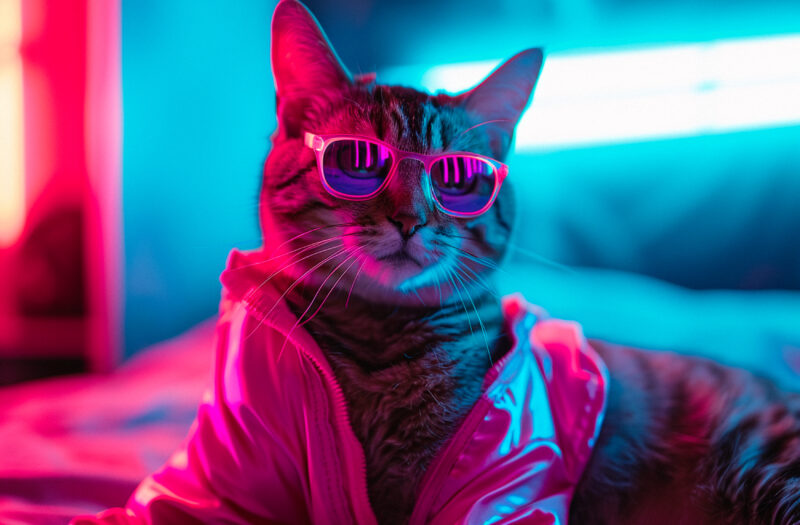
#> input picture Photos/cyberkitty.jpg, 800 x 525 px, found by its file name
$ python draw.py
#> lines starting #> are read from the running program, lines starting #| are printed output that depends on the picture
import cv2 as cv
import numpy as np

blank = np.zeros((500, 500, 3), dtype='uint8')
img = cv.imread('Photos/cyberkitty.jpg')
#> img is the input picture: shape (525, 800, 3); mean B, G, R 138.5, 93.3, 96.3

# Paint entire image
img[:] = 255, 0, 0
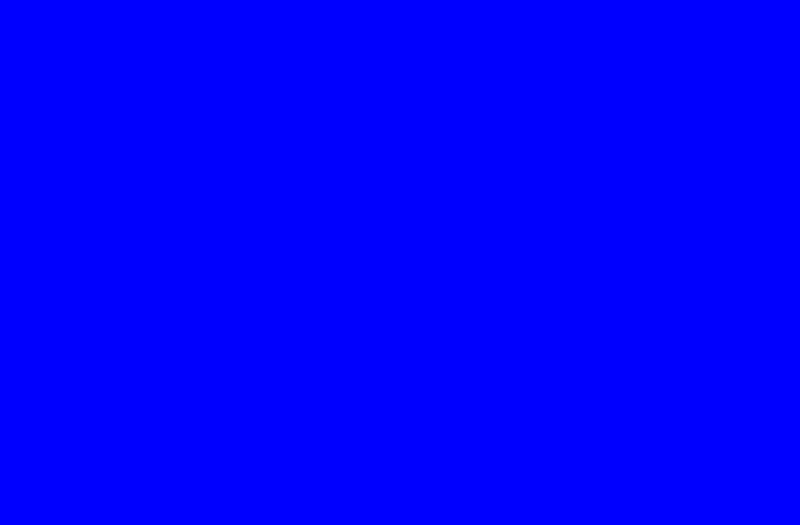
#> img: shape (525, 800, 3); mean B, G, R 255, 0, 0

# Paint portion
img[100:200, 300:400] = 0, 255, 0

# Draw rectangle
cv.rectangle(img, (0,0), (250, 250), (0, 0, 255), thickness=cv.FILLED)

# Draw circle
cv.circle(img, (300,300), 50, (255, 255, 0), thickness=4)

# Draw line
cv.line(img, (400,400), (700,400), (255, 0, 255), thickness=10)

# Write text
cv.putText(img, "HELLO,WORLD!", (350,350), cv.FONT_HERSHEY_TRIPLEX, 1.0, (100,255,255), thickness=2)
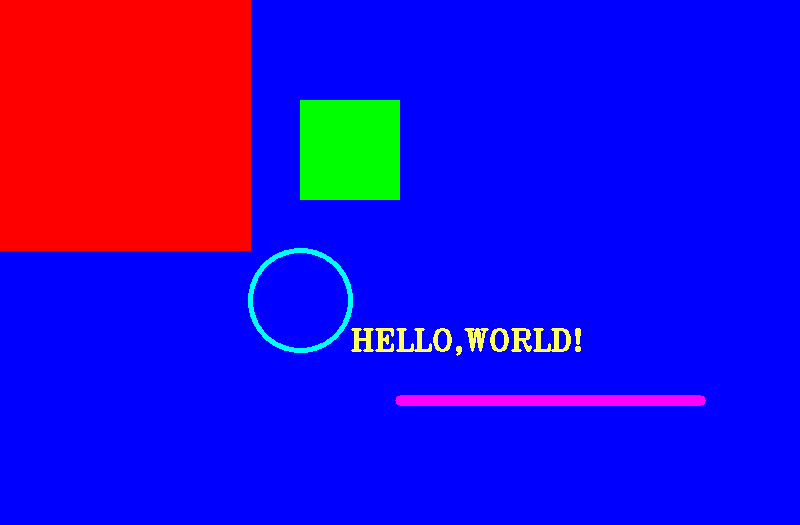
#> img: shape (525, 800, 3); mean B, G, R 209.7, 8.6, 41.9

cv.imshow('test', img)
cv.waitKey(0)
